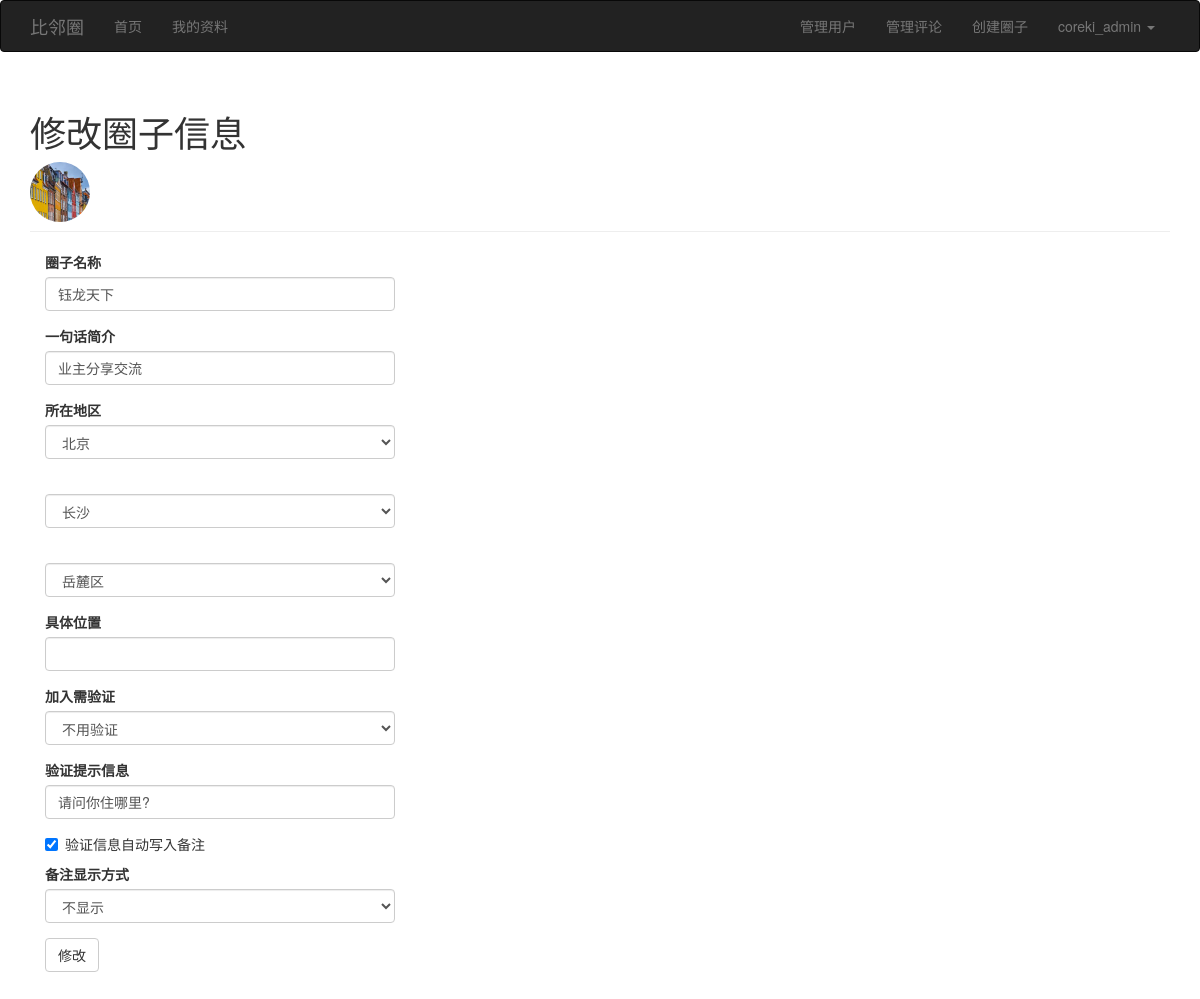
Screenshot of /group/1/edit-profile (signed in) with the database file from the repository.
### app/models.py (models this page shows, shortened)
class User(UserMixin,db.Model):
    __tablename__ = 'users'
    id = db.Column(db.Integer,primary_key=True)
    email = db.Column(db.String(64),unique=True,index=True)
    username = db.Column(db.String(64),unique=True,index=True)
    password_hash = db.Column(db.String(128))
    role_id = db.Column(db.Integer, db.ForeignKey('roles.id'))
    name = db.Column(db.String(64))
    avatar = db.Column(db.String(64))
    disabled = db.Column(db.Boolean,index=True,default=False)
    confirmed = db.Column(db.Boolean,default=False)
    province_id = db.Column(db.Integer,index=True)
    city_id = db.Column(db.Integer,index=True)
    district_id = db.Column(db.Integer,index=True)
    location = db.Column(db.String(64))
    latitude = db.Column(db.Float, index=True)
    longitude = db.Column(db.Float, index=True)
    level = db.Column(db.Integer, default=1)
    about_me = db.Column(db.Text())
    member_since = db.Column(db.DateTime, default=datetime.utcnow)
    last_seen = db.Column(db.DateTime, default=datetime.utcnow)
    posts = db.relationship('Post',backref='author',lazy='dynamic')
    comments = db.relationship('Comment', backref='author', lazy='dynamic')
    followed = db.relationship('Mapping_Follow',foreign_keys=[Mapping_Follow.follower_id],
                               backref=db.backref('follower',lazy='joined'),
                               lazy='dynamic',cascade='all,delete-orphan')
    followers = db.relationship('Mapping_Follow',foreign_keys=[Mapping_Follow.followed_id],
                               backref=db.backref('followed',lazy='joined'),
                               lazy='dynamic',cascade='all,delete-orphan')
    join_groups = db.relationship('Mapping_User_Group', foreign_keys=[Mapping_User_Group.user_id],
                                backref=db.backref('user', lazy='joined'),
                                lazy='dynamic', cascade='all,delete-orphan')
    @property
    def password(self):
        raise AttributeError('password is not a readable attribute')
    def user_permission(self,permission):
        if not self.confirmed or self.disabled:
            return False
        return self.role is not None and \
        (self.role.permissions & permission)==permission
    def can(self,group,permission):
        if permission<=Permission.POST and not self.user_permission(permission):
            return False
        if permission>=Permission.MODERATE_POST and self.user_permission(permission):
            return True
        return self.in_group_permission(group,permission)
    def is_administrator(self):
        return self.user_permission(Permission.ADMINISTER)
    def ping(self):
        self.last_seen = datetime.utcnow()
        db.session.add(self)

class Group(db.Model):
    __tablename__ = 'groups'
    id = db.Column(db.Integer, primary_key=True)
    name = db.Column(db.String(64), index=True, unique=True)
    about = db.Column(db.String(64))
    avatar = db.Column(db.String(64))
    background = db.Column(db.String(64))
    timestamp = db.Column(db.DateTime, index=True, default=datetime.utcnow)
    disabled = db.Column(db.Boolean, index=True, default=False)
    province_id = db.Column(db.Integer,index=True)
    city_id = db.Column(db.Integer,index=True)
    district_id = db.Column(db.Integer,index=True)
    location = db.Column(db.String(64))
    latitude = db.Column(db.Float, index=True)
    longitude = db.Column(db.Float, index=True)
    members_count = db.Column(db.Integer,default=0)
    verify_mode = db.Column(db.Integer,default=0)#验证方式
    verify_question = db.Column(db.String(64),default='请问你住哪里?')#验证提示
    verify_auto_remarks = db.Column(db.Boolean,default=True)#验证回答的问题存入备注
    remarks_display = db.Column(db.Integer,default=0)#显示备注
    posts = db.relationship('Post', backref='group', lazy='dynamic')
    join_users = db.relationship('Mapping_User_Group', foreign_keys=[Mapping_User_Group.group_id],
                             backref=db.backref('group', lazy='joined'),
                             lazy='dynamic', cascade='all,delete-orphan')
    verify_pendings = db.relationship('Group_Verify_Panding',backref='group',lazy='dynamic')
    blacks = db.relationship('Group_Black',backref='group',lazy='dynamic')
    @property
    def medium_avatar(self):
        return self.avatar+'_m.png'

### app/home/views.py (the view, shortened to what this page needs)
@home.route('/group/<int:id>/edit-profile',methods=['GET','POST'])
@login_required
def edit_group_profile(id):
    form = EditGroupProfileForm()
    group = Group.query.get(id)
    if not current_user.can(group,Permission.MODERATE_GROUP):
        return redirect(404)
    form.name.data = group.name
    form.about.data = group.about
    form.province.data = group.province_id
    form.city.data = group.city_id
    form.district.data = group.district_id
    form.location.data = group.location
    form.verify_mode.data = group.verify_mode
    form.verify_question.data = group.verify_question
    form.verify_auto_remarks.data = group.verify_auto_remarks
    form.remarks_display.data = group.remarks_display
    return render_template('edit_group_profile.html',form=form,group=group)

### app/home/forms.py
class EditGroupProfileForm(CreateGroupForm):
    verify_mode = SelectField('加入需验证',coerce=int)
    verify_question = StringField('验证提示信息',validators=[Length(0,32)])
    verify_auto_remarks = BooleanField('验证信息自动写入备注')
    remarks_display = SelectField('备注显示方式',coerce=int)
    submit = SubmitField('修改')
    def __init__(self,*args,**kwargs):
        super(EditGroupProfileForm,self).__init__(*args,**kwargs)
        self.verify_mode.choices = [(0,'不用验证'),(1,'仅填写验证'),(2,'需填写验证并审核')]
        self.remarks_display.choices = [(0,'不显示'),(1,'隐藏部分'),(2,'完整显示')]

### app/auth/views.py (called while the page is built)
@auth.before_app_request
def before_request():
    if current_user.is_authenticated:
        current_user.ping()
        if not current_user.confirmed \
                and request.endpoint[:5] != 'auth.':
            return redirect(url_for('auth.unconfirmed'))

### app/home/__init__.py (called while the page is built)
@home.app_context_processor
def inject_permissions():
    return dict(Permission=Permission)

### app/models.py (called while the page is built)
@login_manager.user_loader
def load_user(user_id):
    return User.query.get(int(user_id))

### app/templates/edit_group_profile.html (shortened to what this page needs)
{% extends "base.html" %}
{% import "bootstrap/wtf.html" as wtf %}
{% block page_content %}
<div class="page-header">
    <h1>修改圈子信息</h1>
    <a href="{{ url_for('.group_change_avatar',id=group.id) }}">
    <img style="width: 60px; height: 60px;" src="{{ url_for('static',filename=group.medium_avatar) }}" alt="修改头像" class="img-circle">
    </a>
</div>
<div class="col-md-4">
    {{  wtf.quick_form(form) }}
</div>
{% endblock %}

### app/templates/base.html (shortened to what this page needs)
<!DOCTYPE html>
<html>
<head>
    {% block head %}
    <link rel="stylesheet" href="{{ url_for('static',filename='bootstrap/css/bootstrap.min.css') }}">
    <link rel="stylesheet" type="text/css" href="{{ url_for('static', filename='styles.css') }}">
    {% endblock %}
</head>
<body>
{% block navbar %}
<nav class="navbar navbar-inverse" role="navigation">
    <div class="container">
        <div class="navbar-header">
            <a class="navbar-brand" href="{{ url_for('home.index') }}">比邻圈</a>
        </div>
        <div class="navbar-collapse collapse">
            <ul class="nav navbar-nav">
                <li><a href="{{ url_for('home.index') }}">首页</a></li>
                {% if current_user.is_authenticated %}
                <li><a href="{{ url_for('home.user', username=current_user.username) }}">我的资料</a></li>
                {% endif %}
            </ul>
            <ul class="nav navbar-nav navbar-right">
                {% if current_user.is_administrator()%}
                <li><a href="{{ url_for('home.manage_user') }}">管理用户</a></li>
                {% endif %}
                {% if current_user.user_permission(Permission.MODERATE_POST) %}
                <li><a href="{{ url_for('home.moderate') }}">管理评论</a></li>
                {% endif %}
                <li><a href="{{ url_for('home.create_group') }}">创建圈子</a></li>
                {% if current_user.is_authenticated %}
                <li class="dropdown">
                    <a href="#" class="dropdown-toggle" data-toggle="dropdown">
                        {{ current_user.username }} <b class="caret"></b>
                    </a>
                </li>
                {% else %}
                <li><a href="{{ url_for('auth.register') }}">注册</a></li>
                <li><a href="{{ url_for('auth.login') }}">登陆</a></li>
                {% endif %}
            </ul>
        </div>
    </div>
</nav>
{% endblock %}
{% block content %}
<div class="container">
    {% block page_content %}{% endblock %}
</div>
{% endblock %}
<br>
<br>
</body>
</html>

### rows the page displays
User: username "coreki_admin"
Group: avatar (picture), name "钰龙天下", about "业主分享交流", province "北京", city "长沙", district "岳麓区", verify_mode "不用验证", verify_question "请问你住哪里?", verify_auto_remarks "☑", remarks_display "不显示"
